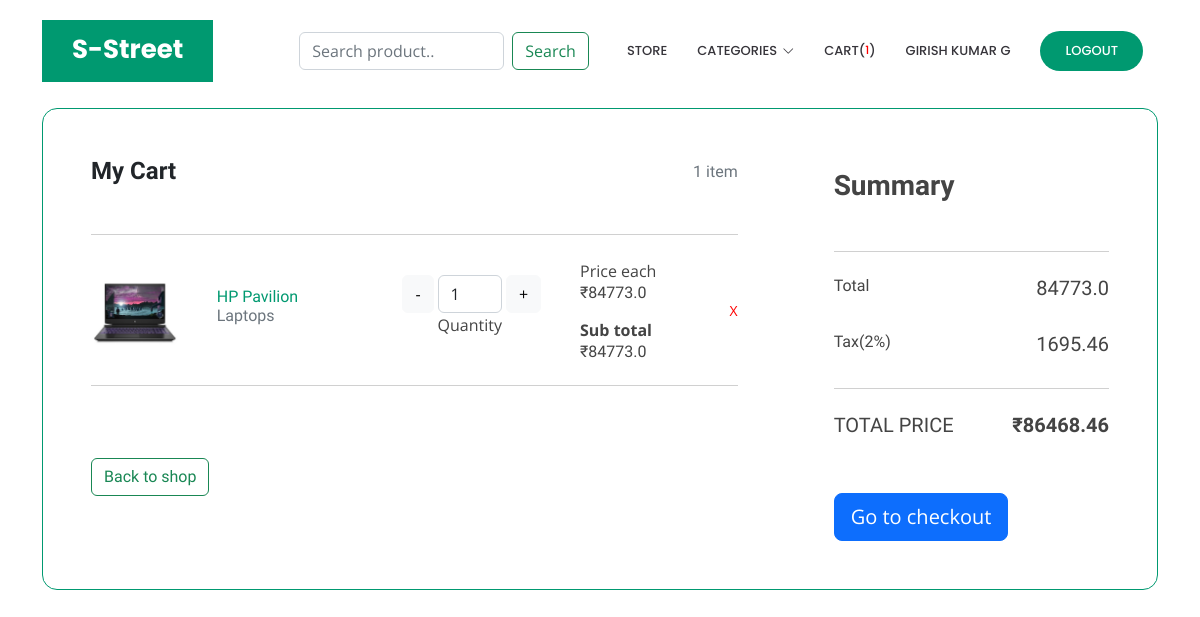
The app's page /cart/ (signed in), older data.
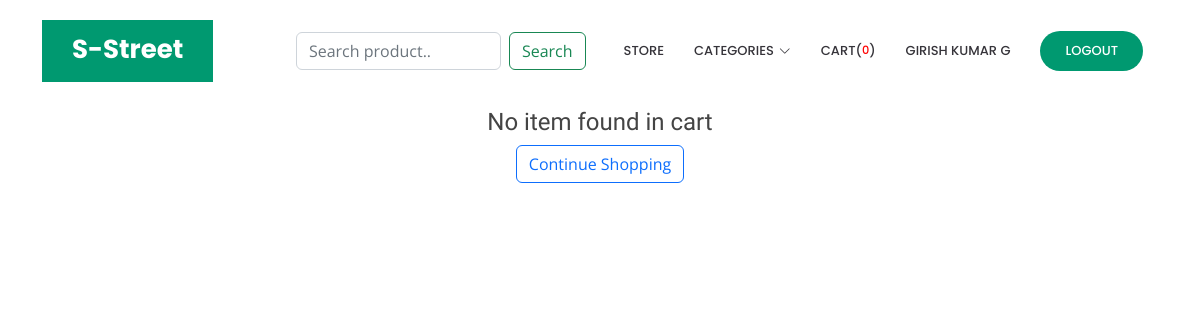
The same page, newer data.
### carts/models.py (models this page shows, shortened)
class CartItem(models.Model):
    user = models.ForeignKey(Account, on_delete=models.CASCADE)
    product = models.ForeignKey(Product, on_delete=models.CASCADE)
    quantity = models.IntegerField()
    is_active = models.BooleanField(default=True)
    created_date = models.DateTimeField(auto_now_add=True)
    updated_date = models.DateTimeField(auto_now=True)
    id = models.UUIDField(default=uuid.uuid4, editable=False, unique=True, primary_key=True)
    def sub_total(self):
        return (self.product.product_price * self.quantity)

### core/models.py (models this page shows, shortened)
class Product(models.Model):
    product_name = models.CharField(max_length=100, unique=True)
    product_slug = models.CharField(max_length=100, unique=True)
    category = models.ForeignKey(Category, on_delete=models.CASCADE)
    description = models.TextField()
    product_image = models.ImageField(upload_to='product_images/', default='product_images/Product-Image-Coming-Soon.jpg')
    product_price = models.FloatField()
    available_product_count = models.IntegerField()
    created_date = models.DateTimeField(auto_now_add=True)
    modified_date = models.DateTimeField(auto_now=True)
    id = models.UUIDField(default=uuid.uuid4, editable=False, unique=True, primary_key=True)

class Category(models.Model):
    category_name = models.CharField(max_length=100, unique=True)
    category_slug = models.SlugField(max_length=100, unique=True)
    id = models.UUIDField(default=uuid.uuid4, editable=False, unique=True, primary_key=True)
    class Meta:
        verbose_name = 'Category'
        verbose_name_plural = 'Categories'
    def get_url(self):
        return reverse("product_by_category", args=[self.category_slug])
    def __str__(self):
        return self.category_name

### carts/views.py (the view)
# urls.py: path('cart/', include('carts.urls')),
@login_required(login_url='login')
def cart(request):
    cart_item = CartItem.objects.filter(user=request.user)
    cart_count =cart_item.count()
    gross_total = 0
    total = 0
    for item in cart_item:
        total += item.sub_total()
    tax = (total * (2/100))
    gross_total = total + tax
    context = {
        'cart_item': cart_item,
        'total': total,
        'gross_total': gross_total,
        'tax': tax,
        'cart_count': cart_count,
        }
    return render(request, 'carts/cart.html', context)

### accounts/models.py (called while the page is built)
    def full_name(self):
        return f'{self.first_name} {self.last_name}'

### carts/context_processors.py (called while the page is built)
def cartCount(request):
    if request.user.is_authenticated:
        cart_item = CartItem.objects.filter(user=request.user)
        cart_count = cart_item.count()
        return {
            'cart_count': cart_count,
        }
    else:
        cart_count = 0
        return {
            'cart_count': cart_count,
        }

### core/context_processors.py (called while the page is built)
def get_category_url(request):
    links = Category.objects.all()
    return {
        'links': links
    }

### carts/templates/carts/cart.html
{% extends 'main.html' %}
{% block content %}
<section class="h-100 h-custom">
  <div class="container py-5 h-100">
    <div class="row d-flex justify-content-center align-items-center h-100">
      {% if cart_item %}
      <div class="col-12">
        <div class="card card-registration card-registration-2" style="border-radius: 15px; border-color: #009970;">
          <div class="card-body p-0">
            <div class="row g-0">
              <div class="col-lg-8">
                <div class="p-5">
                  <div class="d-flex justify-content-between align-items-center mb-5">
                    <h4 class="fw-bold mb-0 text-dark">My Cart</h4>
                    <h6 class="mb-0 text-muted">{{cart_count}} item{{cart_count|pluralize:"s"}}</h6>
                  </div>
                  <hr class="my-4">
                  {% for item in cart_item %}
                  <div class="row mb-4 d-flex justify-content-between align-items-center">
                    <div class="col-md-2 col-lg-2 col-xl-2">
                      <a href="{% url 'product-details' item.product.id %}">
                      <img
                        src="{{item.product.product_image.url}}"
                        class="img-fluid rounded-3" alt="">
                      </a>
                    </div>
                    <div class="col-md-3 col-lg-3 col-xl-3">
                      <h6 class="text-black mb-0"><a href="{% url 'product-details' item.product.id %}">{{item.product.product_name}}</a></h6>
                      <h6 class="text-muted">{{item.product.category}}</h6>
                    </div>
                    <div class="col-md-3 col-lg-3 col-xl-2 d-flex">
                      <div class="input-group-prepend mx-1">
                        <a href="{% url 'remove-cart-item' item.product.id %}" class="btn btn-light" type="button" id="button-plus"> - </a>
                        </div>
                        <div class="form-outline">
                          <input id="form1" min="0" name="quantity" value="{{item.quantity}}" type="text" class="form-control" readonly/>
                          <label class="form-label" for="form1">Quantity</label>
                        </div>
                        <div class="input-group-append mx-1">
                          <a href="{% url 'add-to-cart' item.product.id %}" class="btn btn-light" type="button" id="button-minus"> + </a>
                          </div>
                    </div>
                    <div class="col-md-3 col-lg-2 col-xl-2 offset-lg-1">
                      <label for="priceeach">Price each</label>
                      <h6 class="mb-3">₹{{item.product.product_price}}</h6>
                      <label for="subtotal"><strong>Sub total</strong></label>
                      <h6 class="mb-0">₹{{item.sub_total}}</h6>
                    </div>
                    <div class="col-md-1 col-lg-1 col-xl-1 text-end">
                      <a href="{% url 'remove-cart' item.product.id %}" class="text-muted"><small style="color: red;">X</small></a>
                    </div>
                  </div>
                  <hr class="my-4">
                  {% endfor %}
                  <div class="pt-5">
                    <h6 class="mb-0"><a href="{% url 'store' %}" class="btn btn-outline-success">Back to shop</a></h6>
                  </div>
                </div>
              </div>
              <div class="col-lg-4 bg-grey">
                <div class="p-5">
                  <h3 class="fw-bold mb-5 mt-2 pt-1">Summary</h3>
                  <hr class="my-4">
                  <div class="d-flex justify-content-between mb-4">
                    <h6>Total</h6>
                    <h5><span>{{total}}</span></h5>
                  </div>
                  <div class="d-flex justify-content-between mb-4">
                    <h6>Tax(2%)</h6>
                    <h5><span>{{tax}}</span></h5>
                  </div>
                  <hr class="my-4">
                  <div class="d-flex justify-content-between mb-5">
                    <h5 class="text-uppercase">Total price</h5>
                    <h5><strong>₹{{gross_total}}</strong></h5>
                  </div>
                  <a href="{% url 'checkout' %}" class="btn btn-primary btn-lg btn-block">
                    Go to checkout
                  </a>
                </div>
              </div>
            </div>
          </div>
        </div>
      </div>
      {% else %}
      <div class="text-center">
        <h4>No item found in cart</h4>
        <a href="{% url 'store' %}" class="btn btn-outline-primary">Continue Shopping</a>
      </div>
      {% endif %}
    </div>
  </div>
</section>
{% endblock %}

### templates/includes/navbar.html (shortened to what this page needs)
  <header id="header" class="fixed-top d-flex align-items-center">
    <div class="container">
      <div class="header-container d-flex align-items-center justify-content-between">
        <div class="logo">
          <h1 class="text-light"><a href="{% url 'index' %}"><span>S-Street</span></a></h1>
        </div>
        <nav id="navbar" class="navbar noPrint">
          <ul>
            <li class="mx-2">
              <div class="input-group">
                <form class="d-flex" action="{% url 'search' %}" method="GET">
                  <input class="form-control me-2" type="search" placeholder="Search product.." aria-label="Search" name="query">
                  <button class="btn btn-outline-success" type="submit">Search</button>
                </form>
            </div>
          </li>
            <li><a class="nav-link scrollto" href="{% url 'store' %}">Store</a></li>
            <li class="dropdown"><a href="#"><span>Categories</span> <i class="bi bi-chevron-down"></i></a>
            </li>
            {% if request.user.is_authenticated %}
            <li><a href="{% url 'cart' %}">Cart( <small style="color: red;">{{cart_count}}</small>)</a></li>
            <li><a class="nav-link scrollto" href="{% url 'profile' %}">{{request.user.full_name}}</a></li>
            <li><a class="getstarted scrollto" href="{% url 'logout' %}">Logout</a></li>
            {% else %}
            <li><a class="getstarted scrollto" href="{% url 'login' %}">Login</a></li>
            <li><a class="getstarted scrollto" href="{% url 'user-register' %}">Register</a></li>
            {% endif %}
          </ul>
        </nav>
      </div>
    </div>
  </header>

Row changes from the older to the newer data that the page shows:
removed CartItem: product.product_image (picture), product.product_name "HP Pavilion", product.category "Laptops", quantity "1", product.product_price "84773.0", sub_total "84773.0"
Text that changed along with them:
{{ cart_count }}: "1" → "0"
{{ cart_count }}: "1" → (not shown)
{{ total }}: "84773.0" → (not shown)
{{ tax }}: "1695.46" → (not shown)
{{ gross_total }}: "86468.46" → (not shown)
text no longer shown: "My Cart item Back to shop Summary Total Tax(2%) TOTAL PRICE ₹ Go to checkout"
text now shown: "No item found in cart Continue Shopping"
